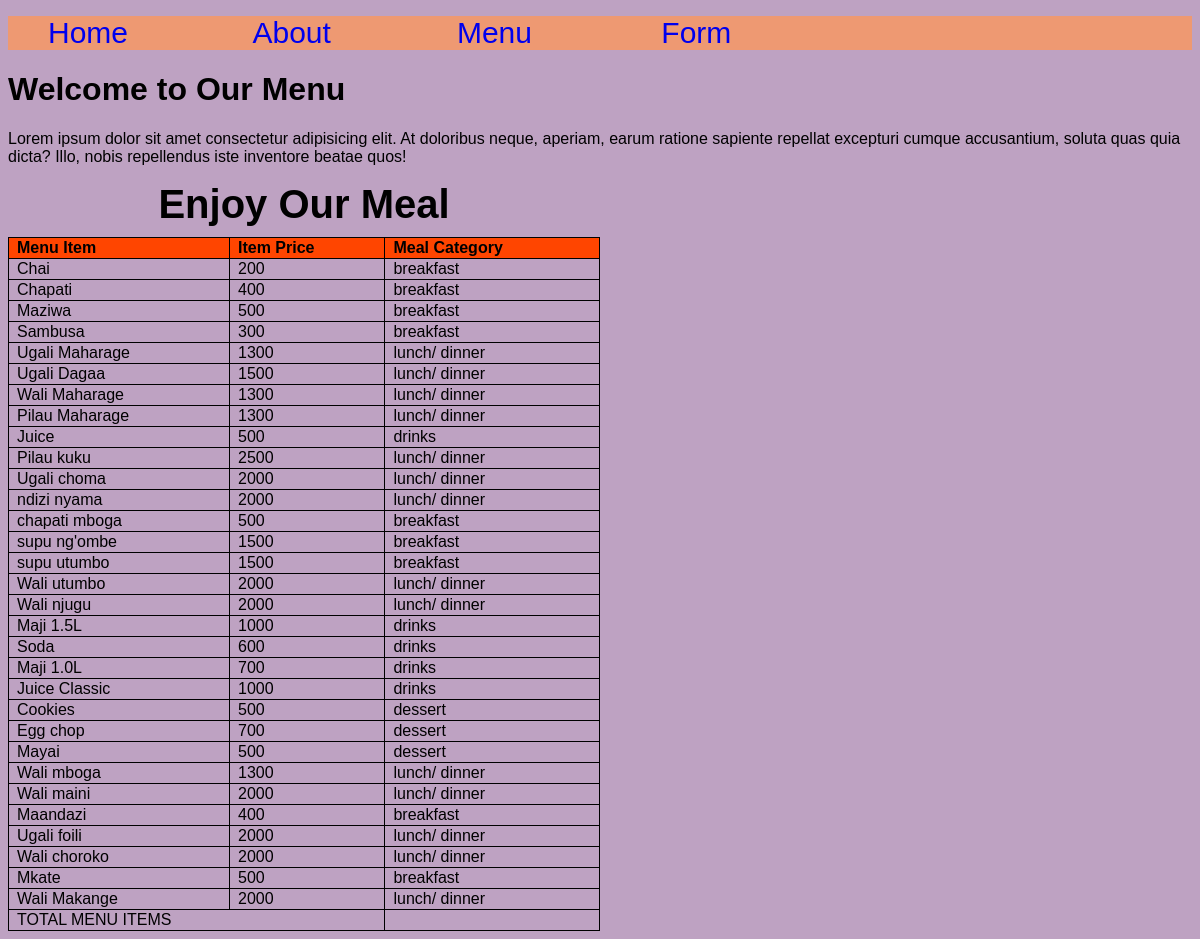
The app's page /menu/ with its own data.
### myapp/models.py (models this page shows, shortened)
class Menu(models.Model):
    menu_item = models.CharField(max_length=200)
    price = models.IntegerField(null=False)
    category_id = models.ForeignKey(MenuCategory, on_delete=models.PROTECT, default=None, related_name="category_name")

class MenuCategory(models.Model):
    menu_category_name = models.CharField(max_length=200)
    def __str__(self):
        return self.menu_category_name

### myapp/views.py (the view)
# urls.py: path('menu/', views.usambara_menu),
def usambara_menu(request):
    menu_list = Menu.objects.all()
    our_foods = {'menu': menu_list}
    return render(request, 'menu.html',our_foods)

### myapp/templates/menu.html
{% extends 'base.html' %}
{% block content%}
    <h1>Welcome to Our Menu</h1>
    <p>Lorem ipsum dolor sit amet consectetur adipisicing elit. At doloribus neque, aperiam, earum ratione sapiente repellat excepturi cumque accusantium, soluta quas quia dicta? Illo, nobis repellendus iste inventore beatae quos!</p>
    <table>
        <caption>Enjoy Our Meal</caption>
        <thead>
            <tr>
                <th>Menu Item</th>
                <th>Item Price</th>
                <th>Meal Category</th>
            </tr>
        </thead>
        {% if menu %}
            {% for item in menu %}
            <tbody>
                <tr>
                    <td>{{item.menu_item}}</td>
                    <td>{{item.price}}</td>
                    <td>{{item.category_id}}</td>
                </tr>
            </tbody>
            {% endfor %}
            <tfoot>
                <tr>
                    <td colspan="2">TOTAL MENU ITEMS</td>
                    <td>{{menuItems}} </td>
                </tr>
            </tfoot>
        {% else %}
            <td colspan="3">No item to Display</td>
        {% endif %}
    </table>
{% endblock %}

### myapp/templates/base.html (shortened to what this page needs)
<!DOCTYPE html>
<html lang="en">
<head>
</head>
<body >
    {% include 'partials/_header.html' %}
    <main>
        {% block content%}
        {% endblock %}
    </main>
</body>
</html>

### myapp/templates/partials/_header.html
<footer style="background-color: #ee9972;">
    <nav>
        <ul>
            <li style="display: inline-block; width: 200px; font-size: 30px;"><a  href="/" style="text-decoration: none;">Home</a></li>
            <li style="display: inline-block; width: 200px; font-size: 30px;"><a  href="/about" style="text-decoration: none;">About</a></li>
            <li style="display: inline-block; width: 200px; font-size: 30px;"><a  href="/menu" style="text-decoration: none;">Menu</a></li>
            <li style="display: inline-block; width: 200px; font-size: 30px;"><a  href="/form" style="text-decoration: none;">Form</a></li>
        </ul>
    </nav>
</footer>

### myapp/templates/base.html (style rules this page uses)
body { background-color: #bea2c2; font-family: 'Franklin Gothic Medium', 'Arial Narrow', Arial, sans-serif; }
table { border-collapse: collapse; width: 50%; }
th,td { border: 1px solid #000; text-align: left; padding-left: 8px; }
th { background-color: orangered; }
caption { font-weight: bold; margin-bottom: 10px; font-size: 40px; }

### records on screen
Menu: menu_item "Chai", price "200", category_id "breakfast"
Menu: menu_item "Chapati", price "400", category_id "breakfast"
Menu: menu_item "Maziwa", price "500", category_id "breakfast"
Menu: menu_item "Sambusa", price "300", category_id "breakfast"
Menu: menu_item "Ugali Maharage", price "1300", category_id "lunch/ dinner"
Menu: menu_item "Ugali Dagaa", price "1500", category_id "lunch/ dinner"
Menu: menu_item "Wali Maharage", price "1300", category_id "lunch/ dinner"
Menu: menu_item "Pilau Maharage", price "1300", category_id "lunch/ dinner"
Menu: menu_item "Juice", price "500", category_id "drinks"
Menu: menu_item "Pilau kuku", price "2500", category_id "lunch/ dinner"
Menu: menu_item "Ugali choma", price "2000", category_id "lunch/ dinner"
Menu: menu_item "ndizi nyama", price "2000", category_id "lunch/ dinner"
Menu: menu_item "chapati mboga", price "500", category_id "breakfast"
Menu: menu_item "supu ng'ombe", price "1500", category_id "breakfast"
Menu: menu_item "supu utumbo", price "1500", category_id "breakfast"
Menu: menu_item "Wali utumbo", price "2000", category_id "lunch/ dinner"
Menu: menu_item "Wali njugu", price "2000", category_id "lunch/ dinner"
Menu: menu_item "Maji 1.5L", price "1000", category_id "drinks"
Menu: menu_item "Soda", price "600", category_id "drinks"
Menu: menu_item "Maji 1.0L", price "700", category_id "drinks"
Menu: menu_item "Juice Classic", price "1000", category_id "drinks"
Menu: menu_item "Cookies", price "500", category_id "dessert"
Menu: menu_item "Egg chop", price "700", category_id "dessert"
Menu: menu_item "Mayai", price "500", category_id "dessert"
Menu: menu_item "Wali mboga", price "1300", category_id "lunch/ dinner"
Menu: menu_item "Wali maini", price "2000", category_id "lunch/ dinner"
Menu: menu_item "Maandazi", price "400", category_id "breakfast"
Menu: menu_item "Ugali foili", price "2000", category_id "lunch/ dinner"
Menu: menu_item "Wali choroko", price "2000", category_id "lunch/ dinner"
Menu: menu_item "Mkate", price "500", category_id "breakfast"
Menu: menu_item "Wali Makange", price "2000", category_id "lunch/ dinner"
